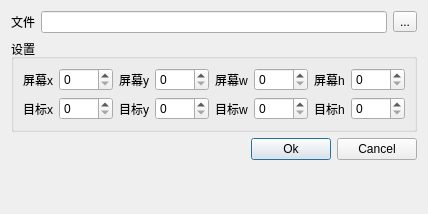
<?xml version="1.0" encoding="UTF-8"?>
<ui version="4.0">
 <class>ScreenShotDlg</class>
 <widget class="QDialog" name="ScreenShotDlg">
  <property name="geometry">
   <rect>
    <x>0</x>
    <y>0</y>
    <width>408</width>
    <height>214</height>
   </rect>
  </property>
  <property name="windowTitle">
   <string>截图设置</string>
  </property>
  <layout class="QVBoxLayout" name="verticalLayout_2">
   <item>
    <layout class="QHBoxLayout" name="horizontalLayout">
     <item>
      <widget class="QLabel" name="label">
       <property name="text">
        <string>文件</string>
       </property>
      </widget>
     </item>
     <item>
      <widget class="QLineEdit" name="filePath"/>
     </item>
     <item>
      <widget class="QToolButton" name="btnFile">
       <property name="text">
        <string>...</string>
       </property>
      </widget>
     </item>
    </layout>
   </item>
   <item>
    <widget class="QGroupBox" name="groupBox">
     <property name="title">
      <string>设置</string>
     </property>
     <layout class="QVBoxLayout" name="verticalLayout">
      <item>
       <layout class="QHBoxLayout" name="horizontalLayout_10">
        <item>
         <layout class="QHBoxLayout" name="horizontalLayout_2">
          <item>
           <widget class="QLabel" name="label_2">
            <property name="text">
             <string>屏幕x</string>
            </property>
           </widget>
          </item>
          <item>
           <widget class="QSpinBox" name="src_x">
            <property name="maximum">
             <number>5000</number>
            </property>
           </widget>
          </item>
         </layout>
        </item>
        <item>
         <layout class="QHBoxLayout" name="horizontalLayout_3">
          <item>
           <widget class="QLabel" name="label_3">
            <property name="text">
             <string>屏幕y</string>
            </property>
           </widget>
          </item>
          <item>
           <widget class="QSpinBox" name="src_y">
            <property name="maximum">
             <number>5000</number>
            </property>
           </widget>
          </item>
         </layout>
        </item>
        <item>
         <layout class="QHBoxLayout" name="horizontalLayout_4">
          <item>
           <widget class="QLabel" name="label_4">
            <property name="text">
             <string>屏幕w</string>
            </property>
           </widget>
          </item>
          <item>
           <widget class="QSpinBox" name="src_w">
            <property name="maximum">
             <number>5000</number>
            </property>
           </widget>
          </item>
         </layout>
        </item>
        <item>
         <layout class="QHBoxLayout" name="horizontalLayout_5">
          <item>
           <widget class="QLabel" name="label_5">
            <property name="text">
             <string>屏幕h</string>
            </property>
           </widget>
          </item>
          <item>
           <widget class="QSpinBox" name="src_h">
            <property name="maximum">
             <number>5000</number>
            </property>
           </widget>
          </item>
          <item>
           <spacer name="horizontalSpacer">
            <property name="orientation">
             <enum>Qt::Horizontal</enum>
            </property>
            <property name="sizeHint" stdset="0">
             <size>
              <width>40</width>
              <height>20</height>
             </size>
            </property>
           </spacer>
          </item>
         </layout>
        </item>
       </layout>
      </item>
      <item>
       <layout class="QHBoxLayout" name="horizontalLayout_11">
        <item>
         <layout class="QHBoxLayout" name="horizontalLayout_9">
          <item>
           <widget class="QLabel" name="label_9">
            <property name="text">
             <string>目标x</string>
            </property>
           </widget>
          </item>
          <item>
           <widget class="QSpinBox" name="dest_x">
            <property name="maximum">
             <number>5000</number>
            </property>
           </widget>
          </item>
         </layout>
        </item>
        <item>
         <layout class="QHBoxLayout" name="horizontalLayout_6">
          <item>
           <widget class="QLabel" name="label_6">
            <property name="text">
             <string>目标y</string>
            </property>
           </widget>
          </item>
          <item>
           <widget class="QSpinBox" name="dest_y">
            <property name="maximum">
             <number>5000</number>
            </property>
           </widget>
          </item>
         </layout>
        </item>
        <item>
         <layout class="QHBoxLayout" name="horizontalLayout_7">
          <item>
           <widget class="QLabel" name="label_7">
            <property name="text">
             <string>目标w</string>
            </property>
           </widget>
          </item>
          <item>
           <widget class="QSpinBox" name="dest_w">
            <property name="maximum">
             <number>5000</number>
            </property>
           </widget>
          </item>
         </layout>
        </item>
        <item>
         <layout class="QHBoxLayout" name="horizontalLayout_8">
          <item>
           <widget class="QLabel" name="label_8">
            <property name="text">
             <string>目标h</string>
            </property>
           </widget>
          </item>
          <item>
           <widget class="QSpinBox" name="dest_h">
            <property name="maximum">
             <number>5000</number>
            </property>
           </widget>
          </item>
          <item>
           <spacer name="horizontalSpacer_2">
            <property name="orientation">
             <enum>Qt::Horizontal</enum>
            </property>
            <property name="sizeHint" stdset="0">
             <size>
              <width>40</width>
              <height>20</height>
             </size>
            </property>
           </spacer>
          </item>
         </layout>
        </item>
       </layout>
      </item>
     </layout>
    </widget>
   </item>
   <item>
    <layout class="QHBoxLayout" name="horizontalLayout_12">
     <item>
      <spacer name="horizontalSpacer_3">
       <property name="orientation">
        <enum>Qt::Horizontal</enum>
       </property>
       <property name="sizeHint" stdset="0">
        <size>
         <width>40</width>
         <height>20</height>
        </size>
       </property>
      </spacer>
     </item>
     <item>
      <widget class="QPushButton" name="btnOk">
       <property name="text">
        <string>Ok</string>
       </property>
      </widget>
     </item>
     <item>
      <widget class="QPushButton" name="btnCancel">
       <property name="text">
        <string>Cancel</string>
       </property>
      </widget>
     </item>
    </layout>
   </item>
   <item>
    <spacer name="verticalSpacer">
     <property name="orientation">
      <enum>Qt::Vertical</enum>
     </property>
     <property name="sizeHint" stdset="0">
      <size>
       <width>20</width>
       <height>40</height>
      </size>
     </property>
    </spacer>
   </item>
  </layout>
 </widget>
 <resources/>
 <connections/>
</ui>
